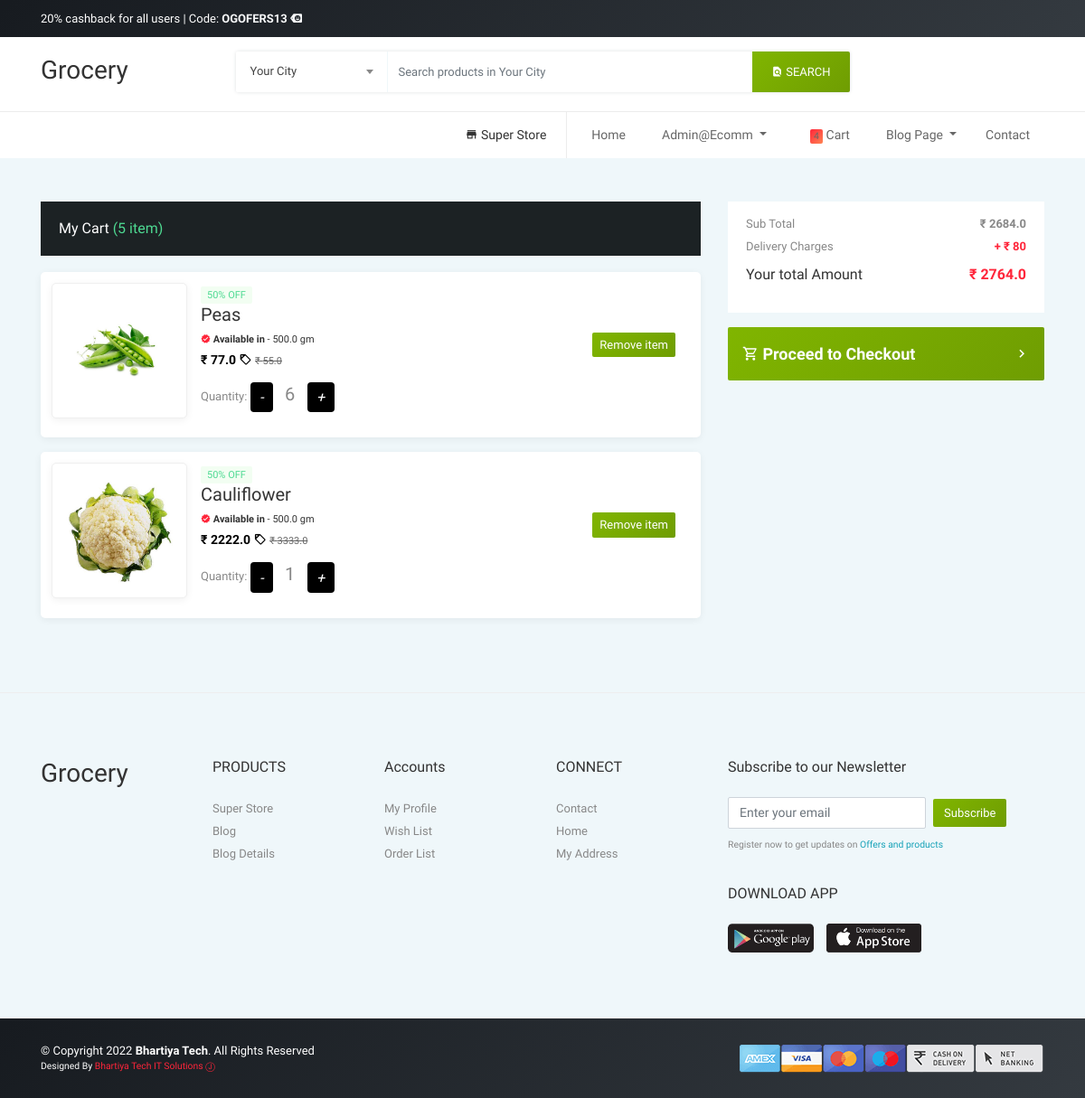
The app's page /cart/ (signed in) with its own data.
### ehome/models.py (models this page shows, shortened)
class cart(models.Model):
    user = models.ForeignKey( User, on_delete=models.CASCADE)
    product = models.ForeignKey(Product, on_delete=models.CASCADE)
    quantity = models.PositiveIntegerField(default=1)

class Product(models.Model):
    product_title = models.CharField(max_length=100)
    selling_price = models.FloatField(null=True)
    discounted_price = models.FloatField(null=True)
    product_avail = models.FloatField(default=500,null=True)
    brand = models.CharField(max_length=100,null=True)
    product_desc = models.CharField(max_length=400,null=True)
    category = models.CharField(choices=category_choices, max_length=20,null=True)
    product_img = models.ImageField(blank=True, upload_to='static/productimg')

### ehome/views.py (the view)
# urls.py: path('cart/', views.show_cart, name='showcart'),
@login_required
def show_cart(request):
    if request.user.is_authenticated:
        user = request.user
        cartt = cart.objects.filter(user=user)
        amount = 0.0
        shipping_amount = 80.0
        total_amount = 0.0
        cart_product = [p for p in cart.objects.all() if p.user == user]
        if cart_product:
            for p in cart_product:
                tempamount = (p.quantity * p.product.discounted_price)
                amount += tempamount
                totalamount = amount + shipping_amount
            return render(request,'ehome/addtocart.html', {'carts':cartt, 'totalamount':totalamount, 'amount':amount})
        else:
            return render(request, 'ehome/emptycart.html')

### templates/ehome/addtocart.html (shortened to what this page needs)
{% extends 'Basefile/ehomebase.html' %} {% load static %}  {% block body %}
<div class="container my-5">
  <div class="row">
    <div class="col-md-8">
      <div class="cart-sidebar">
        <div class="cart-sidebar-header">
          <h5>My Cart <span class="text-success">(5 item)</span></h5>
        </div>
        <div class="cart-sidebar-body">
          {% for cart in carts %}
          <div class="cart-list-product">
            <img
              class="img-fluid"
              src="{{cart.product.product_img.url}}"
              alt=""
            />
            <span class="badge badge-success">50% OFF</span>
            <h5>{{cart.product.product_title}}</h5>
            <a
              href="#"
              class="btn btn-sm btn-secondary mr-3 remove-cart"
              pid="{{cart.product.id}}"
              >Remove item
            </a>
            <h6>
              <strong
                ><span class="mdi mdi-approval"></span> Available in</strong
              >
              - {{cart.product.product_avail}} gm
            </h6>
            <p class="offer-price mb-0">
              &#8377; {{cart.product.discounted_price}}
              <i class="mdi mdi-tag-outline"></i>
              <span class="regular-price">
                &#8377; {{cart.product.selling_price}}</span
              >
            </p>
            <div class="quantity-box">
              <div class="my-3">
                <label for="quantity">Quantity:</label>
                <a class="minus-cart btnn" pid="{{cart.product.id}}"
                  ><i class="fas fa-minus-square fa-lg">-</i></a
                >
                <span id="quantity" style="font-size: 20px; padding: 10px"
                  >{{cart.quantity}}</span
                >
                <a class="plus-cart btnn" pid="{{cart.product.id}}"
                  ><i class="fas fa-plus-square fa-lg">+</i></a
                >
              </div>
            </div>
          </div>
          {% endfor %}
        </div>
      </div>
    </div>
    <div class="col-md-4">
      <div class="cart-sidebar-footer">
        <div class="cart-store-details">
          <p>
            Sub Total
            <strong class="float-right"
              >&#8377; <span id="amount">{{amount}}</span>
            </strong>
          </p>
          <p>
            Delivery Charges
            <strong class="float-right text-danger">+ &#8377; 80</strong>
          </p>
          <h6>
            Your total Amount
            <strong class="float-right text-danger"
              >&#8377; <strong id="totalamount">{{totalamount}}</strong>
            </strong>
          </h6>
        </div>
      </div>
      <div class="mt-3">
        <a href="{% url 'checkout' %}"
          ><button
            class="btn btn-secondary btn-lg btn-block text-left py-3 proceed-btn"
            type="button"
          >
            <span class=""
              ><i class="mdi mdi-cart-outline"></i> Proceed to Checkout
            </span>
            <span class="mdi mdi-chevron-right"></span></button
        ></a>
      </div>
    </div>
  </div>
</div>
{% endblock %}

### templates/Basefile/ehomebase.html (shortened to what this page needs)
<!DOCTYPE html>
{% load static %}
<html lang="en">
  <head>
    <link
      href="/static/ehome/vendor/bootstrap/css/bootstrap.min.css"
      rel="stylesheet"
    />
    <link
      href="/static/ehome/vendor/icons/css/materialdesignicons.min.css"
      media="all"
      rel="stylesheet"
      type="text/css"
    />
    <link
      href="/static/ehome/vendor/select2/css/select2.min.css"
      rel="stylesheet"
    />
    <link href="/static/ehome/css/osahan.css" rel="stylesheet" />
    <link
      rel="stylesheet"
      href="/static/ehome/vendor/owl-carousel/owl.carousel.css"
    />
    <link
      rel="stylesheet"
      href="/static/ehome/vendor/owl-carousel/owl.theme.css"
    />
  </head>
  <body>
    <div class="navbar-top pt-2 pb-2">
      <div class="container">
        <div class="row">
          <div class="col-md-6">
            <a href="#" class="mb-0 text-white">
              20% cashback for all users | Code:
              <strong
                ><span class="text-light"
                  >OGOFERS13 <span class="mdi mdi-tag-faces"></span
                ></span>
              </strong>
            </a>
          </div>
        </div>
      </div>
    </div>
    <nav
      class="navbar navbar-light navbar-expand-lg bg-dark bg-faded osahan-menu"
    >
      <div class="container">
        <a class="navbar-brand" href="/">
          <h3>Grocery</h3>
        </a>
        <div class="navbar-collapse" id="navbarNavDropdown ">
          <div
            class="navbar-nav mr-auto mt-5 mt-lg-2 margin-auto top-categories-search-main"
          >
            <div class="top-categories-search">
              <div class="input-group">
                <span class="input-group-btn categories-dropdown">
                </span>
                <input
                  class="form-control"
                  placeholder="Search products in Your City"
                  aria-label="Search products in Your City"
                  type="text"
                />
                <span class="input-group-btn">
                  <button class="btn btn-secondary" type="button">
                    <i class="mdi mdi-file-find"></i> Search
                  </button>
                </span>
              </div>
            </div>
          </div>
        </div>
      </div>
    </nav>
    <nav
      class="navbar navbar-expand-lg navbar-light osahan-menu-2 pad-none-mobile"
    >
      <div class="container">
        <div class="collapse navbar-collapse" id="navbarText">
          <ul class="navbar-nav ml-auto mt-2 mt-lg-0">
            <li class="nav-item">
              <a class="nav-link shop" href="/"
                ><span class="mdi mdi-store"></span> Super Store</a
              >
            </li>
            <li class="nav-item">
              <a href="/" class="nav-link">Home</a>
            </li>
            {% if request.user.is_authenticated %}
            <li class="nav-item dropdown mx-2">
              <a
                class="nav-link dropdown-toggle text-white text-capitalize"
                href="#"
                id="profileDropdown"
                role="button"
                data-bs-toggle="dropdown"
                aria-expanded="false"
              >
                {{request.user}}
              </a>
            </li>
            <li class="nav-item mx-2">
              <a href="{% url 'showcart' %}" class="nav-link text-white"
                ><span class="badge bg-danger">4</span> Cart
              </a>
            </li>
            {% endif %}
            <li class="nav-item dropdown">
              <a
                class="nav-link dropdown-toggle"
                href="#"
                data-toggle="dropdown"
                aria-haspopup="true"
                aria-expanded="false"
              >
                Blog Page
              </a>
            </li>
            <li class="nav-item">
              <a class="nav-link" href="{% url 'contact' %}">Contact</a>
            </li>
          </ul>
        </div>
      </div>
    </nav>
     {% block body %} {% endblock %}
    <section class="footer section-padding py-5">
      <div class="container">
        <div class="row py-lg-4">
          <div class="col-xl-2 col-sm-6">
            <div class="footer-brand">
              <h3>Grocery</h3>
            </div>
          </div>
          <div class="col-xl-2 col-sm-6">
            <h6 class="mb-4">PRODUCTS</h6>
            <ul>
              <li><a href="/">Super Store</a></li>
              <li><a href="{% url 'blog' %}">Blog</a></li>
              <li><a href="{% url 'blogdetail' %}">Blog Details</a></li>
            </ul>
          </div>
          <div class="col-xl-2 col-sm-6">
            <h6 class="mb-4">Accounts</h6>
            <ul>
              <li><a href="{% url 'profile' %}">My Profile</a></li>
              <li><a href="{% url 'wishlist' %}">Wish List</a></li>
              <li><a href="{% url 'orderlist' %}">Order List</a></li>
            </ul>
          </div>
          <div class="col-xl-2 col-sm-6">
            <h6 class="mb-4">CONNECT</h6>
            <ul>
              <li><a href="{% url 'contact' %}">Contact</a></li>
              <li><a href="/">Home</a></li>
              <li><a href="{% url 'address' %}">My Address</a></li>
            </ul>
          </div>
          <div class="col-xl-4 col-sm-6">
            <h6 class="mb-4">Subscribe to our Newsletter</h6>
            <form
              class="form-inline newsletter-form mb-1"
              action="{% url 'footsubscribe' %}"
              method="post"
            >
              <input
                type="email"
                class="form-control mr-sm-2"
                placeholder="Enter your email"
                name="email"
                required
              />
              <button type="submit" class="btn btn-secondary subs-btn">
                Subscribe
              </button>
            </form>
            <small
              ><a href="#"
                >Register now to get updates on
                <span class="text-info">Offers and products</span></a
              ></small
            >
            <div class="app mt-4 pt-2">
              <h6 class="mb-4">DOWNLOAD APP</h6>
              <a href="#">
                <img class="img-fluid" src="/static/ehome/img/google.png" />
              </a>
              <a href="#">
                <img class="img-fluid" src="/static/ehome/img/apple.png" />
              </a>
            </div>
          </div>
        </div>
      </div>
    </section>
    <section class="pt-4 pb-4 footer-bottom">
      <div class="container">
        <div class="row no-gutters">
          <div class="col-lg-6 col-sm-6">
            <p class="mt-1 mb-0">
              &copy; Copyright 2022
              <strong class="text-dark">Bhartiya Tech</strong>. All Rights
              Reserved<br />
              <small class="mt-0 mb-0"
                >Designed By
                <a
                  href="https://www.bhartiyatech.com/"
                  target="_blank"
                  class="text-primary"
                >
                  Bhartiya Tech IT Solutions Ⓙ</a
                >
              </small>
            </p>
          </div>
          <div class="col-lg-6 col-sm-6 text-right">
            <img
              alt="osahan logo"
              src="/static/ehome/img/payment_methods.png"
            />
          </div>
        </div>
      </div>
    </section>
  </body>
</html>

### records on screen
cart: product.product_img (picture), product.product_title "Peas", product.product_avail "500.0", product.discounted_price "77.0", product.selling_price "55.0", quantity "6"
cart: product.product_img (picture), product.product_title "Cauliflower", product.product_avail "500.0", product.discounted_price "2222.0", product.selling_price "3333.0", quantity "1"

### other values on screen
{{ request.user }} "Admin@ecomm"
{{ amount }} "2684.0"
{{ totalamount }} "2764.0"
